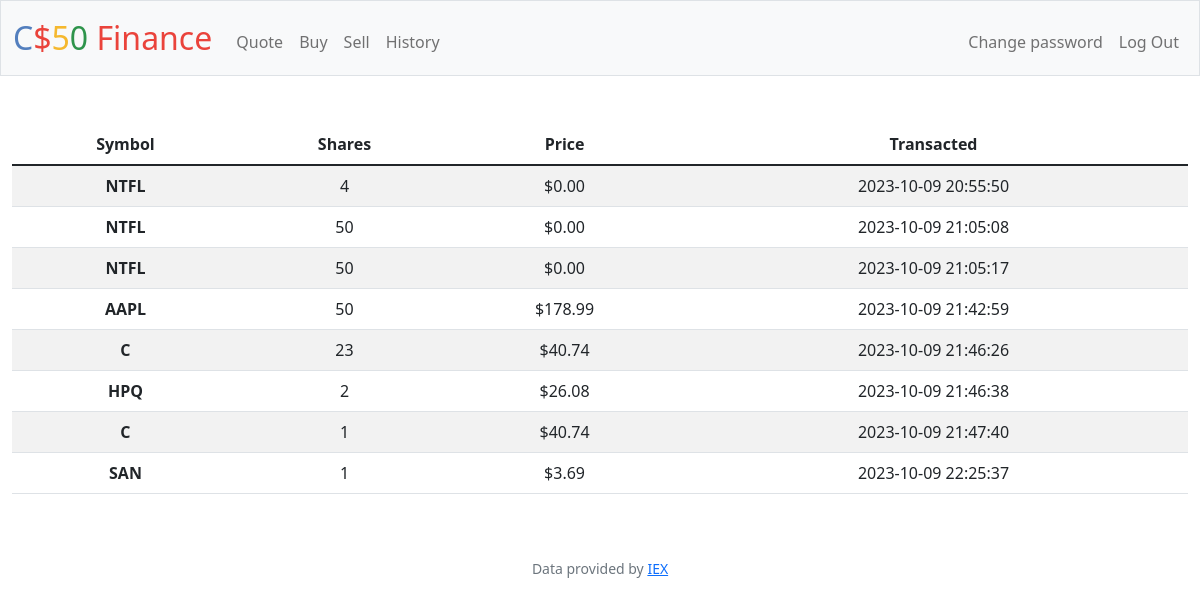
The app's page /history (signed in) with its own data.
### tables this page shows
CREATE TABLE transactions (id INTEGER, person_id INTEGER, symbol TEXT, num_shares INTEGER, price INTEGER, time TIMESTAMP NULL DEFAULT CURRENT_TIMESTAMP, PRIMARY KEY (id), FOREIGN KEY (person_id) REFERENCES users);

### app.py (the view)
@app.route("/history")
@login_required
def history():
    history = db.execute("SELECT symbol, num_shares, price, time FROM transactions WHERE person_id = ?;", session["user_id"])
    if not history:
        return apology("no history records yet", 400)
    for el in history:
        el["price"] =(usd(float(el["price"])))
    return render_template("history.html", history=history)

### app.py (called while the page is built)
@app.after_request
def after_request(response):
    response.headers["Cache-Control"] = "no-cache, no-store, must-revalidate"
    response.headers["Expires"] = 0
    response.headers["Pragma"] = "no-cache"
    return response

### helpers.py (called while the page is built)
def login_required(f):
    @wraps(f)
    def decorated_function(*args, **kwargs):
        if session.get("user_id") is None:
            return redirect("/login")
        return f(*args, **kwargs)
    return decorated_function

def usd(value):
    return f"${value:,.2f}"

### templates/history.html (shortened to what this page needs)
{% extends "layout.html" %}
{% block main %}
    <table class="table table-striped">
        <thead>
            <tr>
                <th>Symbol</th>
                <th>Shares</th>
                <th>Price</th>
                <th>Transacted</th>
            </tr>
        </thead>
        <tbody>
            {% for el in history %}
                <tr>
                    <th>{{ el["symbol"] | upper }}</th>
                    <td>{{ el["num_shares"] }}</td>
                    <td>{{ el["price"] }}</td>
                    <td>{{ el["time"] }}</td>
                </tr>
            {% endfor %}
        </tbody>
    </table>
{% endblock %}

### templates/layout.html (shortened to what this page needs)
<!DOCTYPE html>
<html lang="en">
    <head>
        <link href="https://cdn.jsdelivr.net/npm/bootstrap@5.1.3/dist/css/bootstrap.min.css" rel="stylesheet">
        <link href="/static/styles.css" rel="stylesheet">
    </head>
    <body>
        <nav class="bg-light border navbar navbar-expand-md navbar-light">
            <div class="container-fluid">
                <a class="navbar-brand" href="/"><span class="blue">C</span><span class="red">$</span><span class="yellow">5</span><span class="green">0</span> <span class="red">Finance</span></a>
                <div class="collapse navbar-collapse" id="navbar">
                    {% if session["user_id"] %}
                        <ul class="navbar-nav me-auto mt-2">
                            <li class="nav-item"><a class="nav-link" href="/quote">Quote</a></li>
                            <li class="nav-item"><a class="nav-link" href="/buy">Buy</a></li>
                            <li class="nav-item"><a class="nav-link" href="/sell">Sell</a></li>
                            <li class="nav-item"><a class="nav-link" href="/history">History</a></li>
                        </ul>
                        <ul class="navbar-nav ms-auto mt-2">
                            <li class="nav-item"><a class="nav-link" href="/password_change">Change password</a></li>
                            <li class="nav-item"><a class="nav-link" href="/logout">Log Out</a></li>
                        </ul>
                    {% else %}
                        <ul class="navbar-nav ms-auto mt-2">
                            <li class="nav-item"><a class="nav-link" href="/register">Register</a></li>
                            <li class="nav-item"><a class="nav-link" href="/login">Log In</a></li>
                        </ul>
                    {% endif %}
                </div>
            </div>
        </nav>
        <main class="container-fluid py-5 text-center">
            {% block main %}{% endblock %}
        </main>
        <footer class="mb-5 small text-center text-muted">
            Data provided by <a href="https://iexcloud.io/">IEX</a>
        </footer>
    </body>
</html>

### static/styles.css (style rules this page uses)
nav .navbar-brand { font-size: xx-large; }
nav .navbar-brand .blue { color: #537fbe; }
nav .navbar-brand .red { color: #ea433b; }
nav .navbar-brand .yellow { color: #f5b82e; }
nav .navbar-brand .green { color: #2e944b; }

### records on screen
transactions: symbol "NTFL", num_shares "4", price "$0.00", time "2023-10-09 20:55:50"
transactions: symbol "NTFL", num_shares "50", price "$0.00", time "2023-10-09 21:05:08"
transactions: symbol "NTFL", num_shares "50", price "$0.00", time "2023-10-09 21:05:17"
transactions: symbol "AAPL", num_shares "50", price "$178.99", time "2023-10-09 21:42:59"
transactions: symbol "C", num_shares "23", price "$40.74", time "2023-10-09 21:46:26"
transactions: symbol "HPQ", num_shares "2", price "$26.08", time "2023-10-09 21:46:38"
transactions: symbol "C", num_shares "1", price "$40.74", time "2023-10-09 21:47:40"
transactions: symbol "SAN", num_shares "1", price "$3.69", time "2023-10-09 22:25:37"
